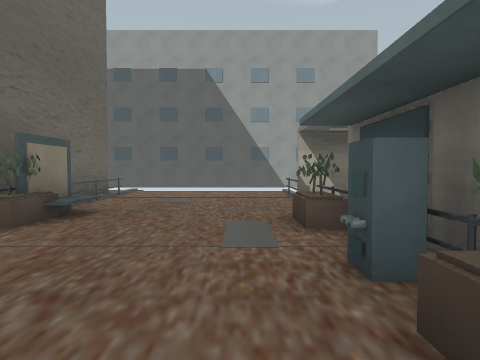
View 1 (above)

12 first-person views from a walk through a level from a Godot 3-D game. The camera is 1.5 m above the floor, tilts 2° down and sees 70° across. The floor is counted in squares, 2 m on a side. Each view is taken from the middle of a square. On the plan, view 1 faces up. The plan holds only what a view shows up to about 11 squares ahead; the rest is blank. Characters and animated objects are left out. Door leaves are left out where a doorway can be walked through.

View 2
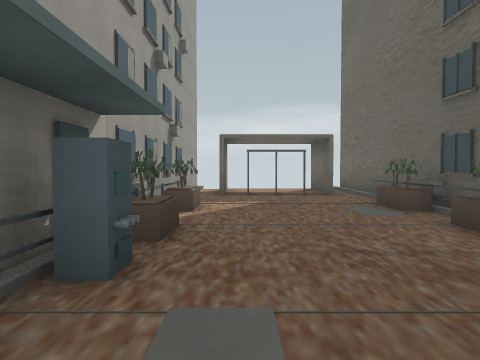

View 3
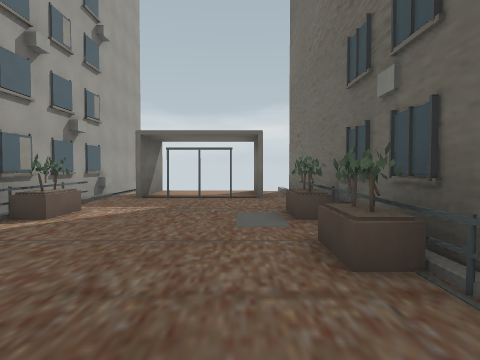

View 4
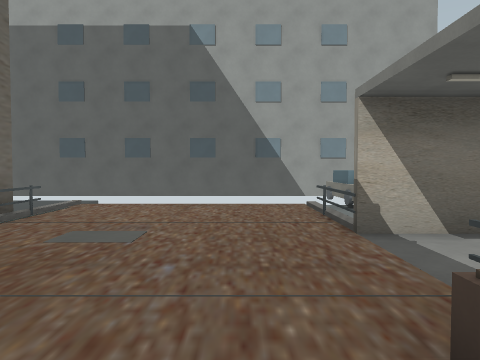

View 5
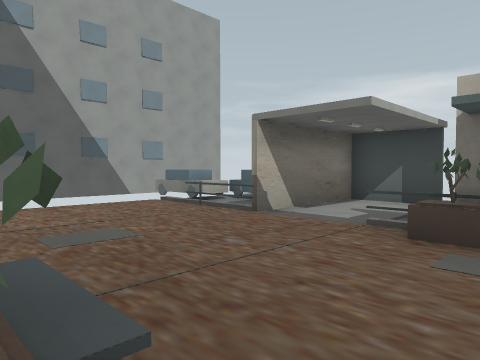

View 6
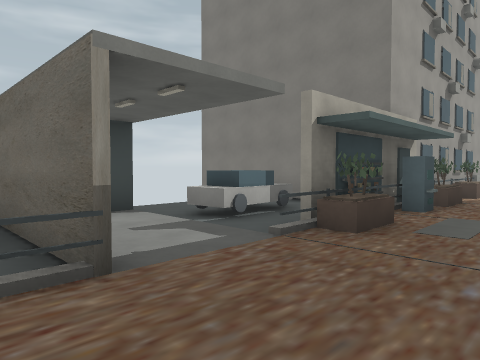

View 7
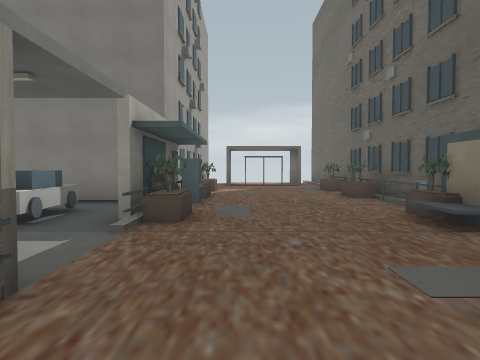

View 8
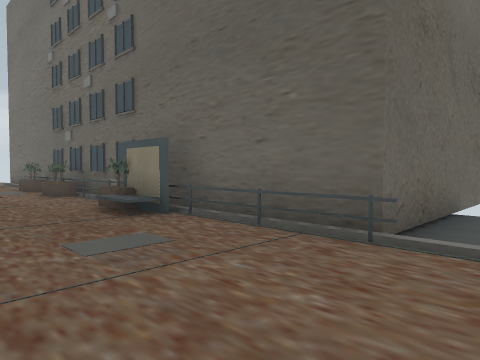

View 9
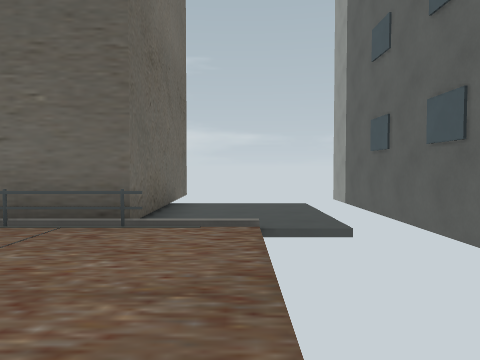

View 10
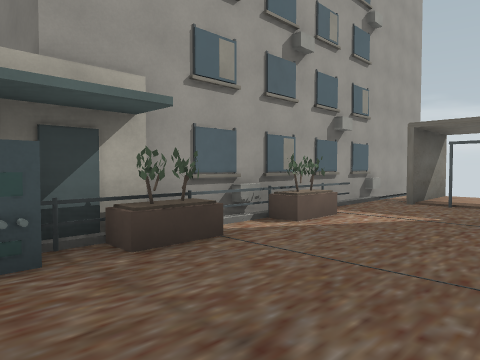

View 11
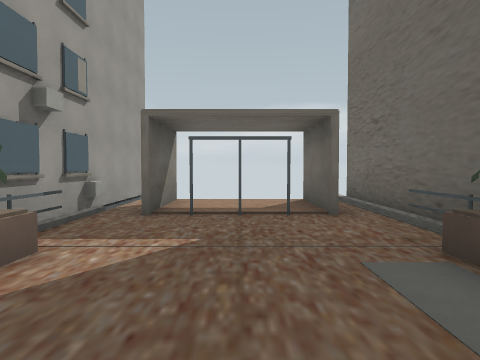

View 12
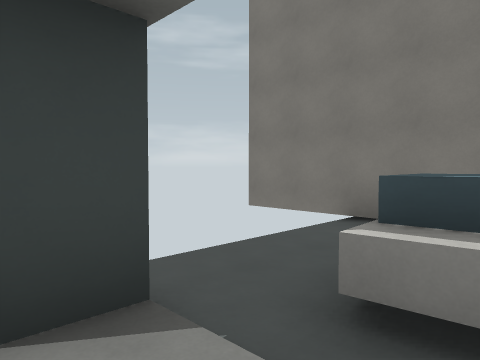

### Floor plan
Key: @ floor where view 1 was taken; # wall or solid block; x gap in a wall; . floor; D door; = window, fence, low wall or low ledge; ^ raised ledge; B block; A van; T taxi; W wheel.
Columns run from 7 left of view 1 to 6 right of it. Each row starts with its distance up from view 1.
 13 #####   ###
 12  ...     AA
 11  ........AA
 10  .......= T
  9 ####....=#
  8    #.....####
  7    #........#
  6    ##...=...x
  5    ##...##W^.
  4    #.....#^^.
  3    #....B#...
  2     .....D####
  1    ##...###
  0    #...@.#
 -1    #B...##
 -2    #B...##
 -3    #.....#
 -4    #.DDD.#
 -5    ##..#.#
 -6    ##..#.#
 -7    #.....#
 -8    #     #

Positions as (right, up) in squares from view 1, and headings:
1: (0, 0), facing up
2: (0, 5), facing down
3: (-2, 4), facing down
4: (0, 4), facing up
5: (-3, 4), facing up-right
6: (-1, 9), facing down-right
7: (0, 10), facing down
8: (0, 11), facing down-left
9: (1, 11), facing left
10: (-2, 3), facing down-right
11: (-1, 1), facing down
12: (3, 7), facing down-right
